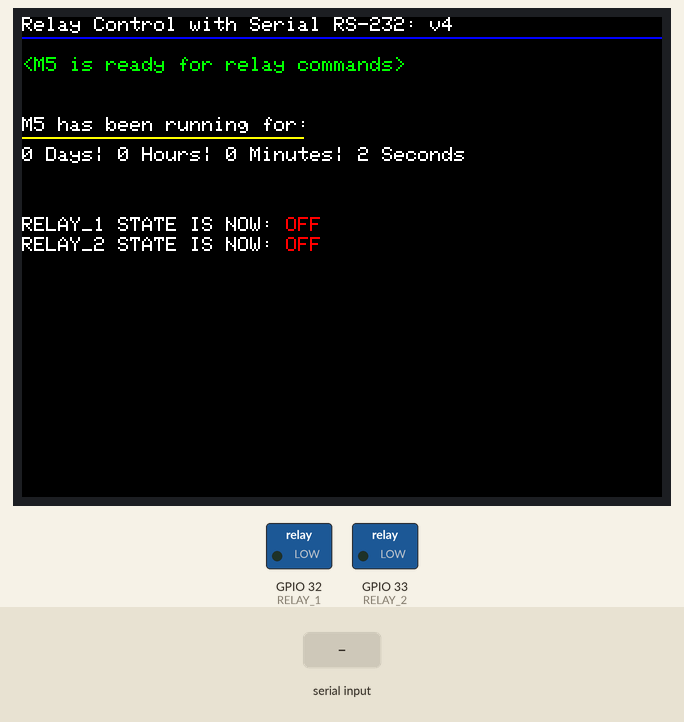
A program run on a simulated ESP32. On the bench: 320×240 colour display, switched loads named in the program (green lamp = pin HIGH). Inputs (shaded band) come from the test bench. What the program prints to the serial monitor is not drawn.

Above: at 1.3 s.
1.4 s: "<11>" received over the second serial link
At 2.8 s:
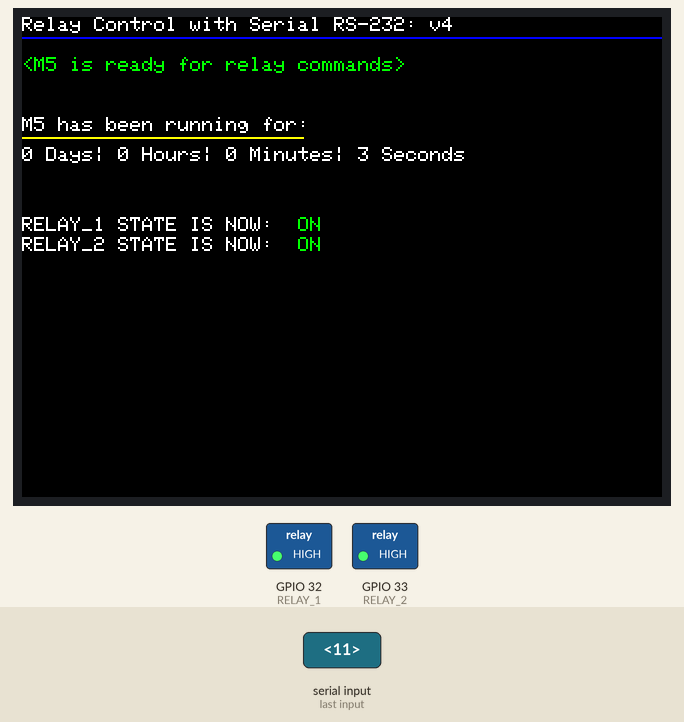
4.4 s: "<10>" received over the second serial link
At 5.3 s:
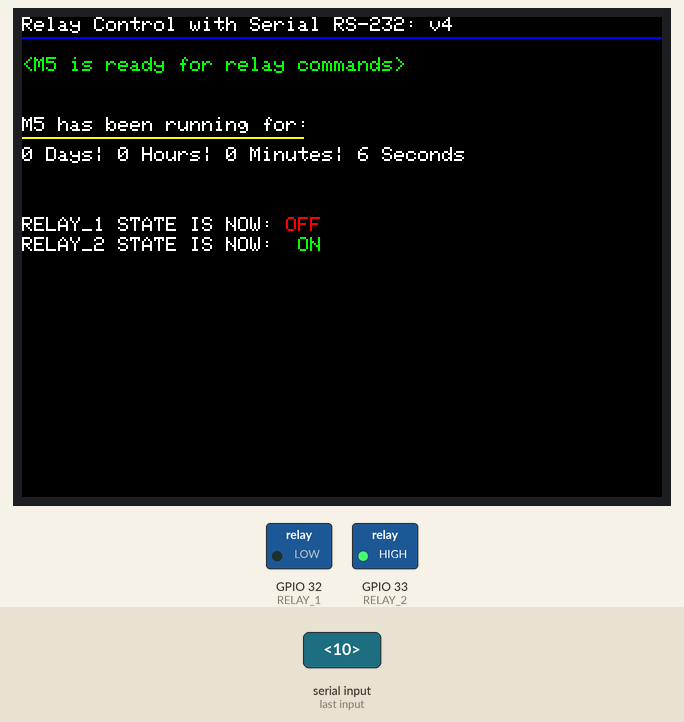
7.4 s: "<01>" received over the second serial link
At 8.8 s:
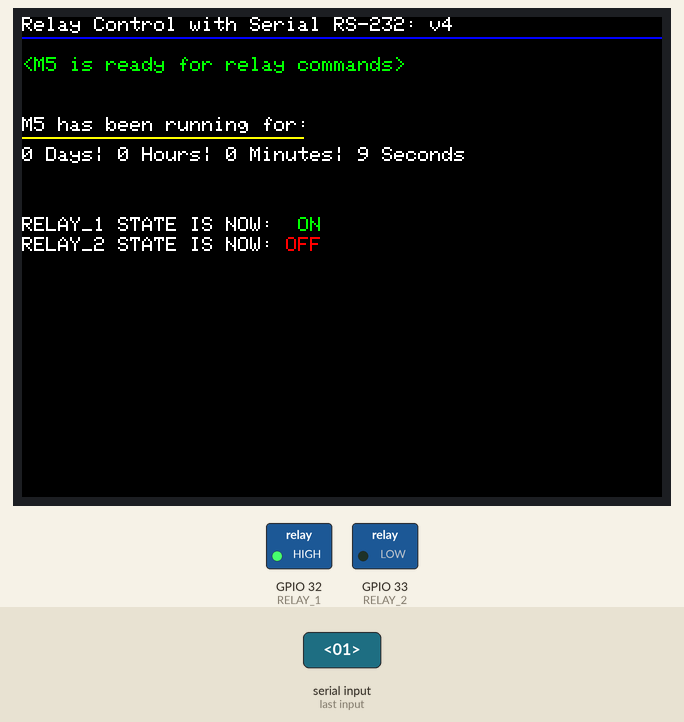
10.4 s: "<00>" received over the second serial link
At 11.8 s:
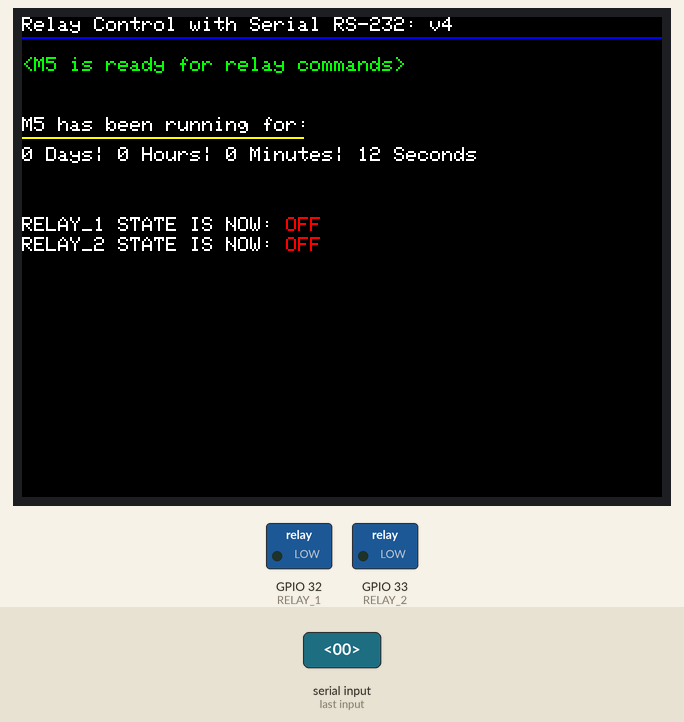
Timing chart, 0 to 13.4 s (numbered marks = the images above; inputs shaded):
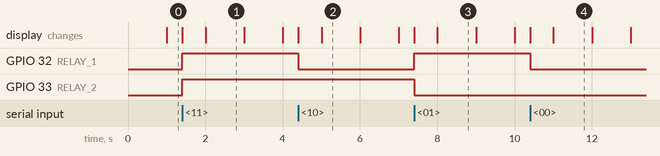

The program:

main.cpp
```cpp
#include <M5Core2.h>

// This M5Stack Core 2 script controls two relays serial data
// from the serial monitor, capturing the individual
// characters, then evaluating the contents them to see what
// ostate the relas should be in. Relay packet design is as follows:
// 	<00> : all relays off
//	<01> : relay 1 on
//	<10> : relay 2 on
//	<11> : both relays on
//  <f>  : flush Serial1 write

const int RELAY_1 = 32; // the board pin, which connects to the IN pin of relay 1
const int RELAY_2 = 33; // the board pin, which connects to the IN pin of relay 2
const unsigned long timeout_ms = 20;
const byte numChars = 32;
char receivedChars[numChars];
boolean newData = false;

// cursor positions for different text on screen
const int cusor_1x = 0;
const int cusor_1y = 20;

const int cusor_2x = 0;
const int cusor_2y = 50;

const int cusor_3x = 0;
const int cusor_3y = 65;

const int cusor_4x = 0;
const int cusor_4y = 100;

const int cusor_5x = 0;
const int cusor_5y = 110;

const int cusor_6x = 30;
const int cusor_6y = 130;

unsigned long previousTime = 0;
byte seconds;
byte minutes;
byte hours;
byte days;

void redText()
{
  M5.Lcd.setTextColor(RED, BLACK);
}

void yellowText()
{
  M5.Lcd.setTextColor(YELLOW, BLACK);
}

void greenText()
{
  M5.Lcd.setTextColor(GREEN, BLACK);
}

void orangeText()
{
  M5.Lcd.setTextColor(ORANGE, BLACK);
}

void blueText()
{
  M5.Lcd.setTextColor(BLUE, BLACK);
}

void purpleText()
{
  M5.Lcd.setTextColor(PURPLE, BLACK);
}

void textColortoDefault()
{
  M5.Lcd.setTextColor(WHITE, BLACK);
}

void setup()
{
  M5.begin();
  Serial.begin(115200);
  Serial1.begin(115200, SERIAL_8N1, 13, 14); // Configure serial port that will be read to control relays
  pinMode(RELAY_1, OUTPUT);                  // Set pin 21 to output mode.
  pinMode(RELAY_2, OUTPUT);                  // Set pin 22 to output mode.
  digitalWrite(RELAY_1, LOW);                // Set relay 1 to off at startup
  digitalWrite(RELAY_2, LOW);                // Set relay 2 to off at startup
  M5.Lcd.print("Relay Control with Serial RS-232: v4");
  M5.Lcd.drawLine(0, 10, 320, 10, BLUE);
  M5.Lcd.setCursor(cusor_2x, cusor_2y);
  M5.Lcd.println("M5 has been running for:");
  M5.Lcd.drawLine(0, 60, 140, 60, YELLOW);
  M5.Lcd.setCursor(cusor_4x, cusor_4y);
  M5.Lcd.print("RELAY_1 STATE IS NOW:");
  redText();
  M5.Lcd.print(" OFF");
  M5.Lcd.setCursor(cusor_5x, cusor_5y);
  textColortoDefault();
  M5.Lcd.print("RELAY_2 STATE IS NOW:");
  redText();
  M5.Lcd.print(" OFF");
  M5.Lcd.setCursor(cusor_1x, cusor_1y);
  textColortoDefault();
  greenText();
  M5.Lcd.print("<M5 is ready for relay commands>");
  textColortoDefault();
  Serial1.write("<M5 is ready for relay commands>");
  Serial1.flush();
  // Serial.print("<M5 is ready for relay commands>");
  // Serial.println();
}

void textColor()
{
  if (days > 12 && days <= 24)
  {
    yellowText();
  }
  else if (days > 24 && days <= 36)
  {
    orangeText();
  }
  else if (days > 36 && days <= 49)
  {
    redText();
  }
  else
  {
    textColortoDefault();
  }
}

void elapsedTime()
{
  if (millis() >= (previousTime))
  {
    previousTime = previousTime + 1000; // use 100000 for uS
    seconds = seconds + 1;
    if (seconds == 60)
    {
      seconds = 0;
      minutes = minutes + 1;
    }
    if (minutes == 60)
    {
      minutes = 0;
      hours = hours + 1;
    }
    if (hours == 24)
    {
      hours = 0;
      days = days + 1;
    }

    textColor();
    M5.Lcd.setCursor(cusor_3x, cusor_3y);
    M5.Lcd.print(days, DEC);
    M5.Lcd.print(" Days|");
    M5.Lcd.print(" ");
    M5.Lcd.print(hours, DEC);
    M5.Lcd.printf(" Hours|");
    M5.Lcd.print(" ");
    M5.Lcd.print(minutes, DEC);
    M5.Lcd.print(" Minutes|");
    M5.Lcd.print(" ");
    M5.Lcd.print(seconds, DEC);
    M5.Lcd.print(" Seconds ");

  } // end 1 second
}

int recvWithStartEndMarkers() // function to read from serial Receive with start- and end-markers
{
  static boolean recvInProgress = false;
  static byte ndx = 0;
  char startMarker = '<';
  char endMarker = '>';
  char rc;

  // record the current time using millis()
  int t_start = millis();

  while (Serial1.available() > 0 && newData == false)
  {
    // check to see if we timed out return 0 if all is ok return 1 if timeout occured
    if (millis() > (t_start + timeout_ms))
    {
      M5.Lcd.setCursor(cusor_6x, cusor_6y);
      redText();
      M5.Lcd.print("<M5 timedout and needs a reboot>");
      textColortoDefault();
      Serial1.write("<M5 timedout and needs a reboot>");
      return 1;
    }

    rc = Serial1.read();

    if (recvInProgress == true)
    {
      if (rc != endMarker)
      {
        receivedChars[ndx] = rc;
        ndx++;
        if (ndx >= numChars)
        {
          ndx = numChars - 1;
        }
      }
      else
      {
        receivedChars[ndx] = '\0'; // terminate the string
        recvInProgress = false;
        ndx = 0;
        newData = true;
      }
    }

    else if (rc == startMarker)
    {
      recvInProgress = true;
    }
  }
  return 0;
}

void showNewData()
{
  if (newData)
  {
    Serial.print("Recieved ... ");
    Serial.println(receivedChars);

    if (!strcmp(receivedChars, "11"))
    { // if <11> is sent: both relays on
      M5.Lcd.setCursor(cusor_4x, cusor_4y);
      M5.Lcd.print("RELAY_1 STATE IS NOW:");
      greenText();
      M5.Lcd.print("  ON");
      textColortoDefault();
      M5.Lcd.setCursor(cusor_5x, cusor_5y);
      M5.Lcd.print("RELAY_2 STATE IS NOW:");
      greenText();
      M5.Lcd.print("  ON");
      textColortoDefault();
      digitalWrite(RELAY_1, HIGH);
      digitalWrite(RELAY_2, HIGH);
      Serial1.write("<11>");
    }

    if (!strcmp(receivedChars, "00"))
    { // if <00> is sent: both relays off
      M5.Lcd.setCursor(cusor_4x, cusor_4y);
      M5.Lcd.print("RELAY_1 STATE IS NOW:");
      redText();
      M5.Lcd.print(" OFF");
      textColortoDefault();
      M5.Lcd.setCursor(cusor_5x, cusor_5y);
      M5.Lcd.print("RELAY_2 STATE IS NOW:");
      redText();
      M5.Lcd.print(" OFF");
      textColortoDefault();
      digitalWrite(RELAY_1, LOW);
      digitalWrite(RELAY_2, LOW);
      Serial1.write("<00>");
    }

    if (!strcmp(receivedChars, "01"))
    { // if <01> is sent: relay 2 is off and relay 1 is on
      M5.Lcd.setCursor(cusor_4x, cusor_4y);
      M5.Lcd.print("RELAY_1 STATE IS NOW:");
      greenText();
      M5.Lcd.print("  ON");
      textColortoDefault();
      M5.Lcd.setCursor(cusor_5x, cusor_5y);
      M5.Lcd.print("RELAY_2 STATE IS NOW:");
      redText();
      M5.Lcd.print(" OFF");
      textColortoDefault();
      digitalWrite(RELAY_1, HIGH);
      digitalWrite(RELAY_2, LOW);
      Serial1.write("<01>");
    }

    if (!strcmp(receivedChars, "10"))
    { // if <10> is sent: relay 2 is on and relay 1 is off
      M5.Lcd.setCursor(cusor_5x, cusor_5y);
      M5.Lcd.print("RELAY_2 STATE IS NOW:");
      greenText();
      M5.Lcd.print("  ON");
      textColortoDefault();
      M5.Lcd.setCursor(cusor_4x, cusor_4y);
      M5.Lcd.print("RELAY_1 STATE IS NOW:");
      redText();
      M5.Lcd.print(" OFF");
      textColortoDefault();
      digitalWrite(RELAY_2, HIGH);
      digitalWrite(RELAY_1, LOW);
      Serial1.write("<10>");
      Serial.println("RELAY_2 STATE IS NOW: ON");
    }

    if (!strcmp(receivedChars, "f"))
    { // if <f> is sent: flush Serial1 Write
      Serial1.flush();
    }

    newData = false;
  }
}

void loop()
{
  elapsedTime();
  recvWithStartEndMarkers();
  showNewData();
}
```

Measured:
- after the input at 1.4 s, GPIO 32 (RELAY_1), GPIO 33 (RELAY_2): LOW → HIGH at once; the display: first changes at once (image 1 shows a later state)
- after the input at 4.4 s, GPIO 32 (RELAY_1): HIGH → LOW at once
- after the input at 7.4 s, GPIO 32 (RELAY_1): LOW → HIGH at once; GPIO 33 (RELAY_2): HIGH → LOW at once
- after the input at 10.4 s, GPIO 32 (RELAY_1): HIGH → LOW at once
- what the display in image 3 shows lasts 1.0 s, from 8.0 s to 9.0 s
